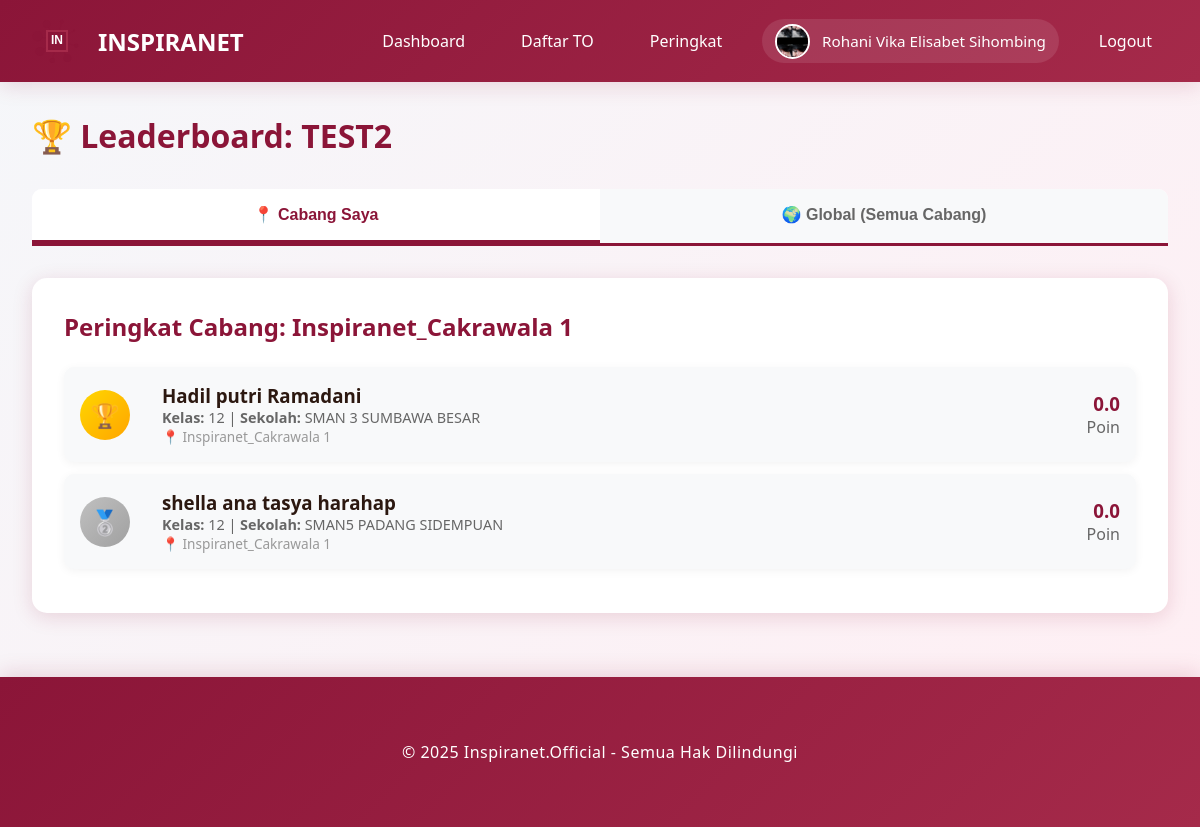
The app's page /leaderboard/3 (signed in), older data.
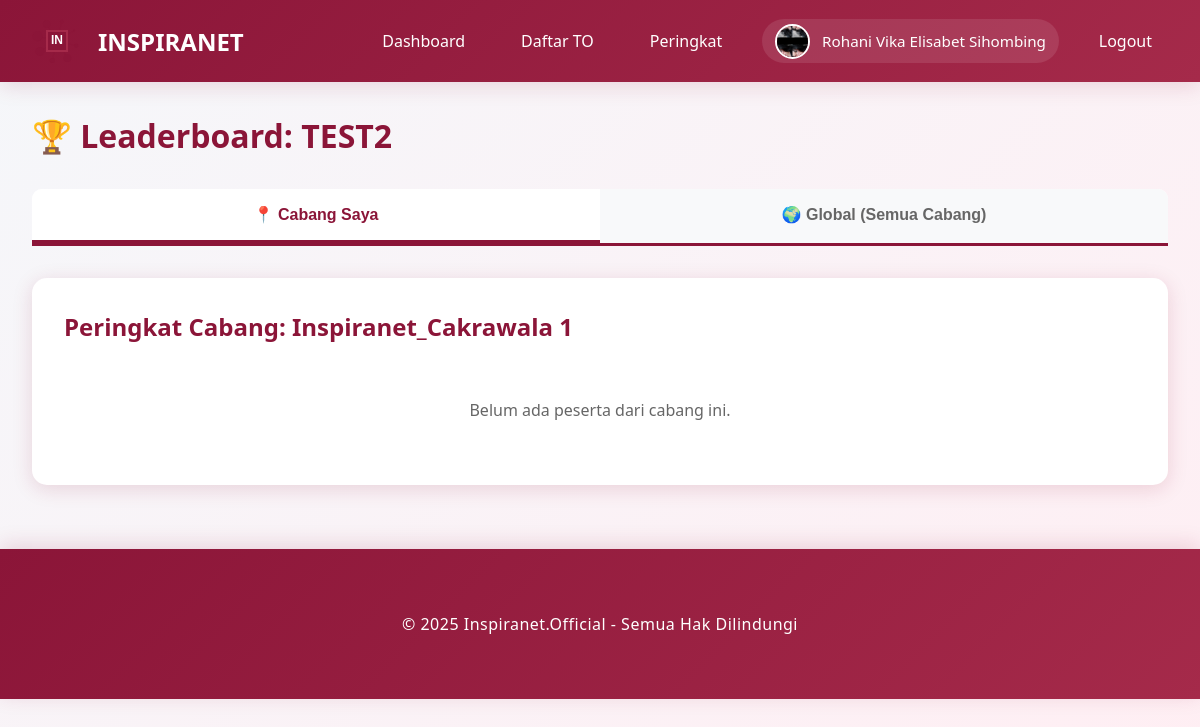
The same page, newer data.
### models.py (models this page shows, shortened)
class User(UserMixin, db.Model):
    __tablename__ = 'users'
    id = db.Column(db.Integer, primary_key=True)
    email = db.Column(db.String(120), unique=True, nullable=False)
    password_hash = db.Column(db.String(255), nullable=False)
    full_name = db.Column(db.String(100), nullable=False)
    role = db.Column(db.String(20), nullable=False, default='student')
    inspira_branch = db.Column(db.String(50), nullable=True)
    class_level = db.Column(db.String(20), nullable=True)
    school_name = db.Column(db.String(150), nullable=True)
    phone_number = db.Column(db.String(20), nullable=True)
    profile_photo = db.Column(db.String(255), nullable=True)
    created_at = db.Column(db.DateTime, default=datetime.utcnow)
    exam_attempts = db.relationship('ExamAttempt', backref='user', lazy=True, cascade='all, delete-orphan')
    payments = db.relationship('Payment', backref='user', lazy=True, cascade='all, delete-orphan')
    leaderboard_entries = db.relationship('Leaderboard', backref='user', lazy=True, cascade='all, delete-orphan')

class Exam(db.Model):
    __tablename__ = 'exams'
    id = db.Column(db.Integer, primary_key=True)
    title = db.Column(db.String(200), nullable=False)
    description = db.Column(db.Text, nullable=True)
    duration_minutes = db.Column(db.Integer, nullable=False, default=120)
    total_questions = db.Column(db.Integer, nullable=False, default=0)
    is_premium = db.Column(db.Boolean, default=False)
    price = db.Column(db.Integer, default=0)
    is_active = db.Column(db.Boolean, default=True)
    created_by = db.Column(db.Integer, db.ForeignKey('users.id'), nullable=False)
    created_at = db.Column(db.DateTime, default=datetime.utcnow)
    questions = db.relationship('Question', backref='exam', lazy=True, cascade='all, delete-orphan')
    attempts = db.relationship('ExamAttempt', backref='exam', lazy=True, cascade='all, delete-orphan')
    payments = db.relationship('Payment', backref='exam', lazy=True, cascade='all, delete-orphan')
    leaderboard_entries = db.relationship('Leaderboard', backref='exam', lazy=True, cascade='all, delete-orphan')

class Leaderboard(db.Model):
    __tablename__ = 'leaderboards'
    id = db.Column(db.Integer, primary_key=True)
    exam_id = db.Column(db.Integer, db.ForeignKey('exams.id'), nullable=False)
    user_id = db.Column(db.Integer, db.ForeignKey('users.id'), nullable=False)
    rank_in_branch = db.Column(db.Integer, nullable=True)
    rank_global = db.Column(db.Integer, nullable=True)
    total_score = db.Column(db.Float, nullable=False)
    completion_time = db.Column(db.Integer, nullable=True)
    percentile = db.Column(db.Float, nullable=True)
    created_at = db.Column(db.DateTime, default=datetime.utcnow)

### app.py (the view)
@app.route('/leaderboard/<int:exam_id>')
@login_required
def leaderboard(exam_id):
    exam = Exam.query.get_or_404(exam_id)
    branch_leaderboard = Leaderboard.query.join(User).filter(
        Leaderboard.exam_id == exam_id,
        User.inspira_branch == current_user.inspira_branch
    ).order_by(Leaderboard.rank_in_branch).limit(50).all()
    global_leaderboard = Leaderboard.query.filter_by(
        exam_id=exam_id
    ).order_by(Leaderboard.rank_global).limit(50).all()
    return render_template('leaderboard.html',
                         exam=exam,
                         branch_leaderboard=branch_leaderboard,
                         global_leaderboard=global_leaderboard)

### app.py (called while the page is built)
@login_manager.user_loader
def load_user(user_id):
    return User.query.get(int(user_id))

@app.before_request
def ensure_db():
    if not hasattr(app, '_db_initialized'):
        app._db_initialized = True
        init_database()

### templates/leaderboard.html (shortened to what this page needs)
{% extends "base.html" %}
{% block content %}
<h1 style="color: var(--primary-color); margin-bottom: 2rem;">🏆 Leaderboard: {{ exam.title }}</h1>
<div class="tabs">
    <button class="tab-button active" onclick="switchTab('branch')">
        📍 Cabang Saya
    </button>
    <button class="tab-button" onclick="switchTab('global')">
        🌍 Global (Semua Cabang)
    </button>
</div>
<div id="branchTab" class="tab-content active">
    <div class="card">
        <h2 style="margin-bottom: 1.5rem;">Peringkat Cabang: {{ current_user.inspira_branch }}</h2>
        {% if branch_leaderboard %}
            {% for entry in branch_leaderboard %}
            <div class="leaderboard-item {% if entry.user_id == current_user.id %}current-user{% endif %}">
                <div class="rank-badge {% if entry.rank_in_branch == 1 %}rank-1{% elif entry.rank_in_branch == 2 %}rank-2{% elif entry.rank_in_branch == 3 %}rank-3{% else %}rank-other{% endif %}"
                     onclick="{% if entry.rank_in_branch <= 3 %}playVictorySound({{ entry.rank_in_branch }}){% endif %}"
                     style="{% if entry.rank_in_branch <= 3 %}cursor: pointer;{% endif %}">
                    {% if entry.rank_in_branch == 1 %}
                        <span style="font-size: 1.5rem;">🏆</span>
                    {% elif entry.rank_in_branch == 2 %}
                        <span style="font-size: 1.5rem;">🥈</span>
                    {% elif entry.rank_in_branch == 3 %}
                        <span style="font-size: 1.5rem;">🥉</span>
                    {% else %}
                        {{ entry.rank_in_branch }}
                    {% endif %}
                </div>
                <div style="flex: 1;">
                    <h3 style="margin: 0;">
                        {{ entry.user.full_name }}
                    </h3>
                    <p style="margin: 0; color: #666; font-size: 0.9rem;">
                        <strong>Kelas:</strong> {{ entry.user.class_level or '-' }} |
                        <strong>Sekolah:</strong> {{ entry.user.school_name or '-' }}
                    </p>
                    <p style="margin: 0; color: #999; font-size: 0.85rem;">
                        📍 {{ entry.user.inspira_branch or '-' }}
                    </p>
                </div>
                <div style="text-align: right;">
                    <h3 style="margin: 0; color: var(--primary-color);">{{ entry.total_score }}</h3>
                    <p style="margin: 0; color: #666;">Poin</p>
                </div>
            </div>
            {% endfor %}
        {% else %}
            <p style="text-align: center; color: #666; padding: 2rem;">Belum ada peserta dari cabang ini.</p>
        {% endif %}
    </div>
</div>
{% set user_rank = 0 %}
{% for entry in branch_leaderboard %}
    {% if entry.user_id == current_user.id %}
        {% set user_rank = entry.rank_in_branch %}
    {% endif %}
{% endfor %}
{% endblock %}

### templates/base.html (shortened to what this page needs)
<!DOCTYPE html>
<html lang="id">
<head>
    <link rel="stylesheet" href="{{ url_for('static', filename='css/style.css') }}">
</head>
<body>
    <nav class="navbar">
        <div class="container">
            <a href="{{ url_for('index') }}" class="navbar-brand">
                <div id="logo-animation" class="logo-container"></div>
                <span>INSPIRANET</span>
            </a>
            <ul class="navbar-nav" id="navbarMenu">
                {% if current_user.is_authenticated %}
                    {% if current_user.role == 'admin' %}
                        <li><a href="{{ url_for('admin_dashboard') }}" onclick="closeMobileMenu()">Dashboard</a></li>
                        <li><a href="{{ url_for('admin_students') }}" onclick="closeMobileMenu()">Siswa</a></li>
                        <li><a href="{{ url_for('admin_teachers') }}" onclick="closeMobileMenu()">Guru</a></li>
                        <li><a href="{{ url_for('admin_exams') }}" onclick="closeMobileMenu()">TO</a></li>
                        <li><a href="{{ url_for('admin_payments') }}" onclick="closeMobileMenu()">Pembayaran</a></li>
                    {% else %}
                        <li><a href="{{ url_for('student_dashboard') }}" onclick="closeMobileMenu()">Dashboard</a></li>
                        <li><a href="{{ url_for('student_exams') }}" onclick="closeMobileMenu()">Daftar TO</a></li>
                    {% endif %}
                    <li><a href="{{ url_for('all_leaderboards') }}" onclick="closeMobileMenu()">Peringkat</a></li>
                    <li class="user-profile">
                        <div class="profile-info">
                            {% if current_user.profile_photo %}
                            <img src="{{ url_for('uploaded_file', filename='profiles/' + current_user.profile_photo) }}" alt="{{ current_user.full_name }}" class="profile-photo-nav">
                            {% else %}
                            <div class="profile-photo-placeholder">{{ current_user.full_name[0].upper() }}</div>
                            {% endif %}
                            <span class="profile-name">{{ current_user.full_name }}</span>
                        </div>
                    </li>
                    <li><a href="{{ url_for('logout') }}" onclick="closeMobileMenu()">Logout</a></li>
                {% else %}
                    <li><a href="{{ url_for('login') }}" onclick="closeMobileMenu()">Login</a></li>
                    <li><a href="{{ url_for('register') }}" onclick="closeMobileMenu()">Daftar</a></li>
                {% endif %}
            </ul>
        </div>
    </nav>
    <div class="container">
        {% block content %}{% endblock %}
    </div>
    <footer class="footer">
        <div class="container">
            <p>&copy; 2025 Inspiranet.Official - Semua Hak Dilindungi</p>
        </div>
    </footer>
</body>
</html>

### static/css/style.css (style rules this page uses)
:root { --primary-color: #8B1538; --secondary-color: #A52A4A; --accent-color: #C94060; --dark-color: #4A0E1F; --light-color: #FFE5EC; --text-dark: #2C1810; --text-light: #FFFFFF; --shadow: 0 4px 20px rgba(139, 21, 56, 0.15); --shadow-hover: 0 8px 35px rgba(139, 21, 56, 0.25); --shadow-active: 0 12px 45px rgba(139, 21, 56, 0.35); }
* { margin: 0; padding: 0; box-sizing: border-box; }
body { font-family: 'Segoe UI', Tahoma, Geneva, Verdana, sans-serif; background: linear-gradient(135deg, #f5f7fa 0%, #ffeef3 100%); color: var(--text-dark); min-height: 100vh; }
.navbar { background: linear-gradient(135deg, var(--primary-color) 0%, var(--secondary-color) 100%); padding: 1rem 0; box-shadow: var(--shadow); position: sticky; top: 0; z-index: 1000; }
.navbar .container { max-width: 1200px; margin: 0 auto; padding: 0 2rem; display: flex; justify-content: space-between; align-items: center; }
.navbar-brand { display: flex; align-items: center; gap: 1rem; color: var(--text-light); text-decoration: none; font-size: 1.5rem; font-weight: bold; }
.logo-container { position: relative; width: 50px; height: 50px; }
.navbar-nav { display: flex; gap: 1.5rem; list-style: none; align-items: center; }
.navbar-nav a { color: var(--text-light); text-decoration: none; padding: 0.5rem 1rem; border-radius: 5px; transition: all 0.3s ease; }
.user-profile { display: flex; align-items: center; }
.profile-info { display: flex; align-items: center; gap: 0.75rem; padding: 0.3rem 0.8rem; background: rgba(255, 255, 255, 0.1); border-radius: 25px; }
.profile-photo-nav { width: 35px; height: 35px; border-radius: 50%; object-fit: cover; border: 2px solid white; }
.profile-name { color: white; font-weight: 500; font-size: 0.95rem; }
.container { max-width: 1200px; margin: 2rem auto; padding: 0 2rem; }
.card { background: white; border-radius: 15px; padding: 2rem; box-shadow: var(--shadow); margin-bottom: 2rem; animation: fadeInUp 0.8s cubic-bezier(0.68, -0.55, 0.265, 1.55); transition: all 0.4s ease; }
.card h2 { color: var(--primary-color); margin-bottom: 1rem; }
.footer { background: linear-gradient(135deg, var(--primary-color) 0%, var(--secondary-color) 100%); color: var(--text-light); text-align: center; padding: 2rem 0; margin-top: 4rem; box-shadow: 0 -4px 20px rgba(139, 21, 56, 0.15); }
.footer p { margin: 0; font-size: 1rem; font-weight: 500; letter-spacing: 0.5px; }

### templates/leaderboard.html (style rules this page uses)
.tabs { display: flex; gap: 0; margin-bottom: 2rem; border-bottom: 3px solid var(--primary-color); background: white; border-radius: 10px 10px 0 0; overflow: hidden; }
.tab-button { flex: 1; padding: 1rem 2rem; border: none; background: #f8f9fa; cursor: pointer; font-size: 1rem; font-weight: bold; color: #666; transition: all 0.3s ease; border-bottom: 3px solid transparent; }
.tab-button.active { background: white; color: var(--primary-color); border-bottom: 3px solid var(--primary-color); }
.tab-content { display: none; }
.tab-content.active { display: block; }

Row changes from the older to the newer data that the page shows:
removed Leaderboard: user.full_name "Hadil putri Ramadani", user "12", user "SMAN 3 SUMBAWA BESAR", user "Inspiranet_Cakrawala 1", total_score "0.0", rank_in_branch 1 (drawn)
removed Leaderboard: user.full_name "shella ana tasya harahap", user "12", user "SMAN5 PADANG SIDEMPUAN", user "Inspiranet_Cakrawala 1", total_score "0.0", rank_in_branch 2 (drawn)
Text that changed along with them:
text now shown: "Belum ada peserta dari cabang ini."
